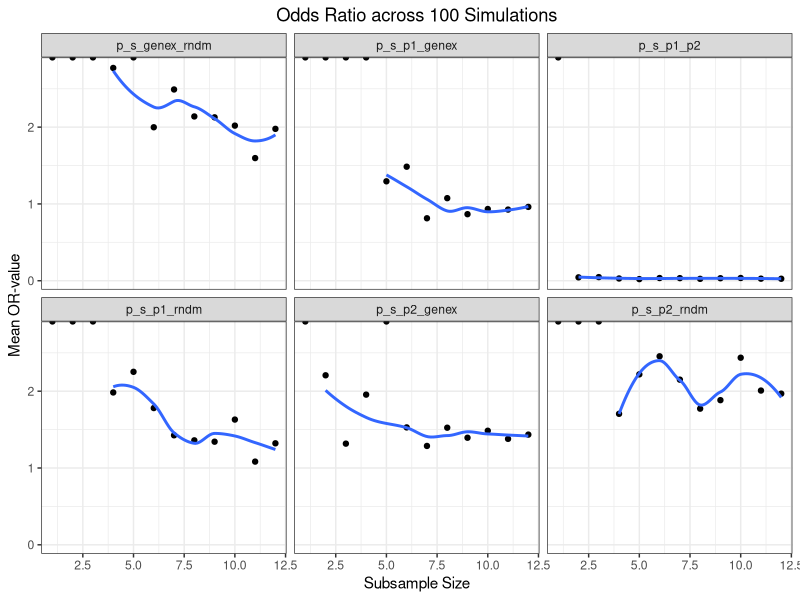
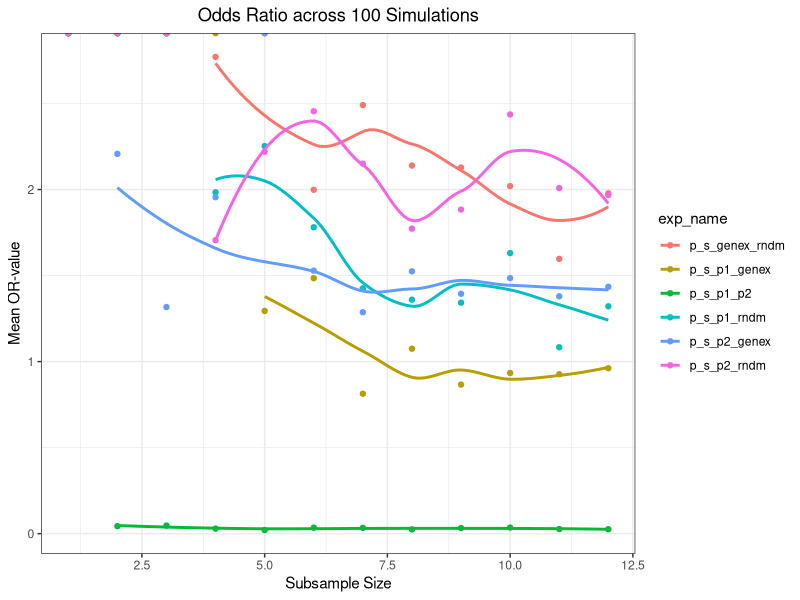
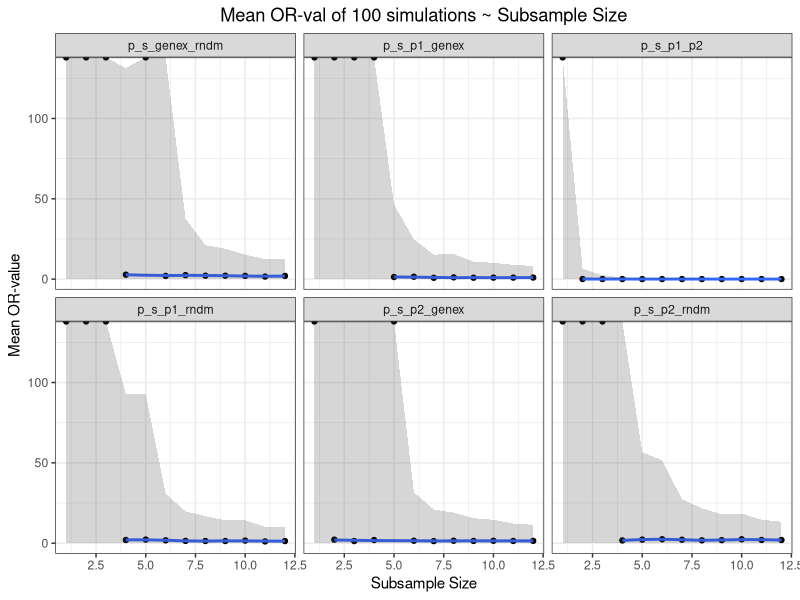
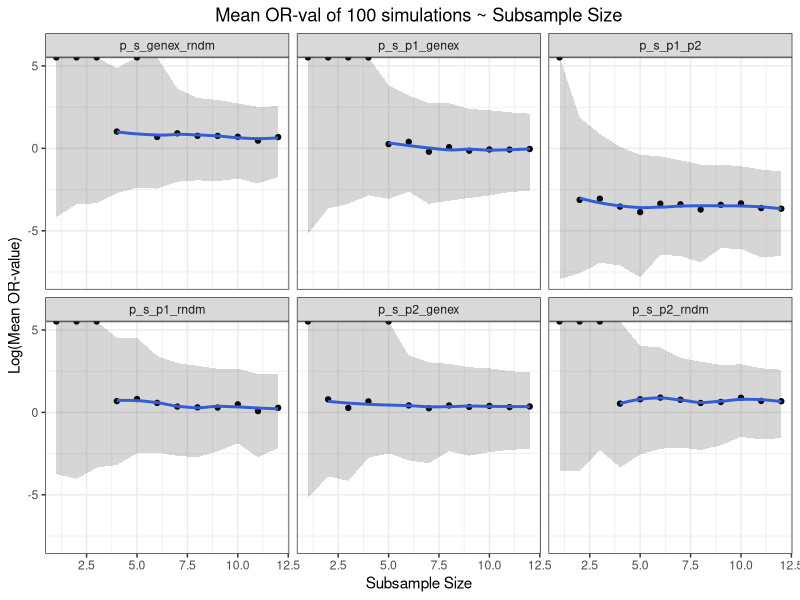
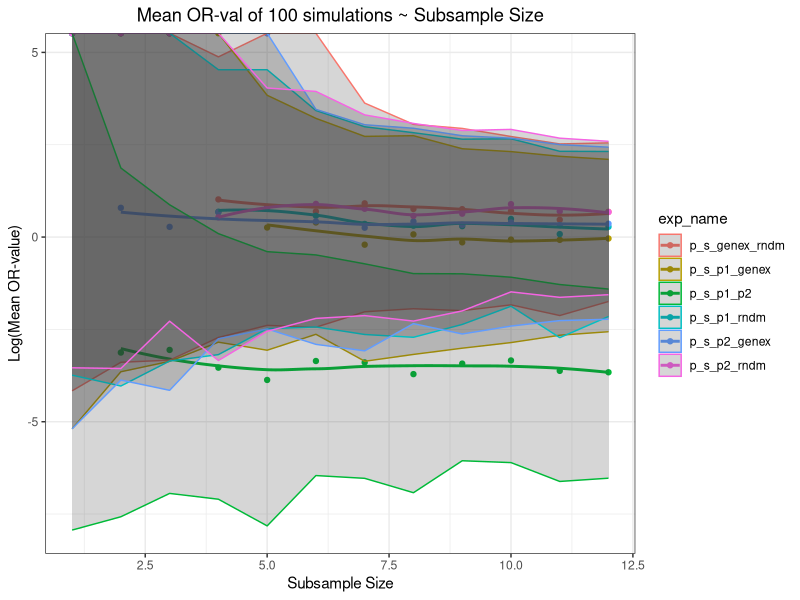
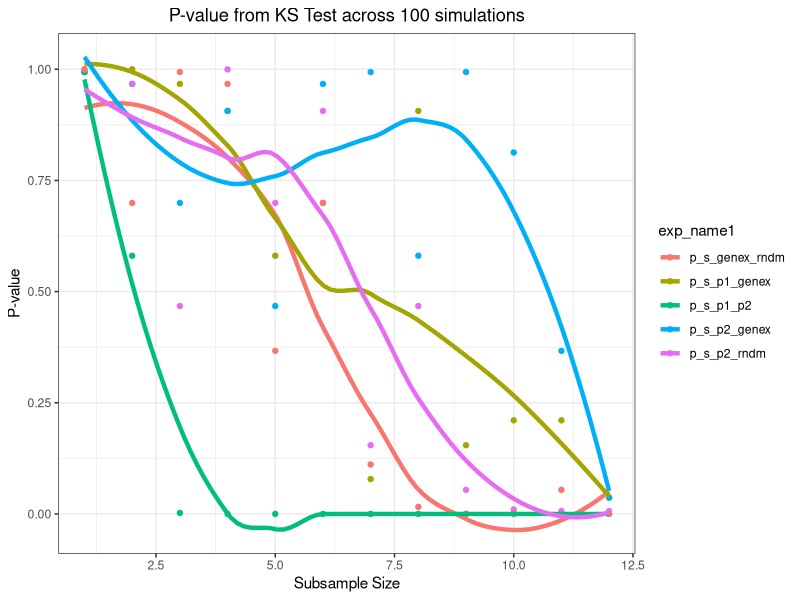
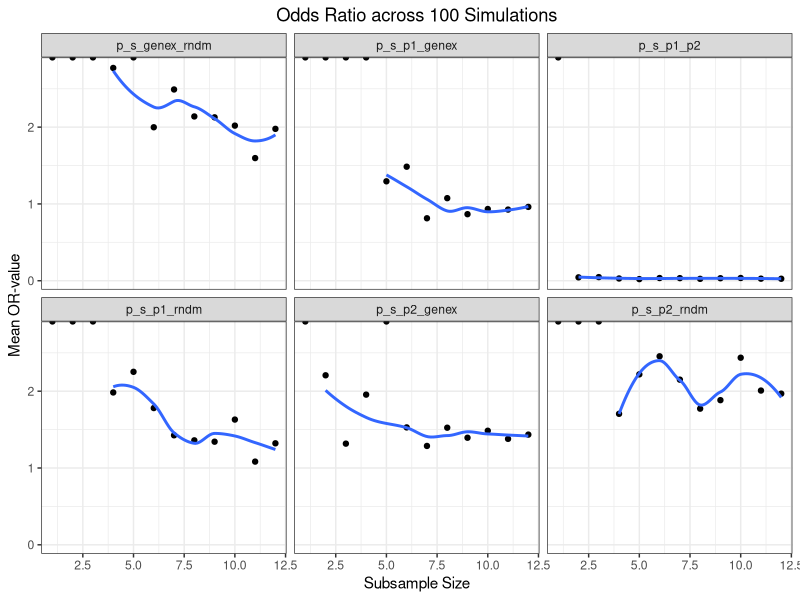

Reproduce these figures in R, in order.
## ---- chunk 1
knitr::opts_chunk$set(echo = TRUE)
###Run function with this: trasformabilitychecker(12,100,'BRAF','NRAS','ATI','N','V600E','Q61L') 
###meds mutual exclusivity ds
### trasformabilitychecker<- function(nsubsamples,nsims,nameposctrl1,nameposctrl2,namegene,mtn,nameposctrl1mt,nameposctrl2mt){
## ---- chunk 2
require(ggplot2) #is it ok to use this line at the start of the script?
require(dplyr)
# library(ggplot2,lib.loc="~/Ati") #this wasn't working so I'm jjust using library(ggplot2)
library(ggplot2)
library(dplyr)
# ##################################Inputs#############################################################################
  nsubsamples=12 # maybe this can be removed because.
  nsims<-100 #
  #Positive control 1
  nameposctrl1<-'BRAF'
  #Positive control 1
  nameposctrl2<-'NRAS'
  #Oncogene in Question
  namegene<-'ATI'
  #Mutation Boolean (Y or N)
  mtn<-'N'
  #Name Mutation for Positive Ctrl 1
  nameposctrl1mt<-'V600E'
  #Name of Mutation for Positive Ctrl 2
  nameposctrl2mt<-'Q61L'
## ---- chunk 3
alldata=read.csv("data/All_Data_V2.csv",sep=",",header=T,stringsAsFactors=F)
## ---- chunk 4
alldata=read.csv("data/All_Data_V2.csv",sep=",",header=T,stringsAsFactors=F)

#Sorting by whether user wants to search by specific mutations or the general format overall
if(mtn=='N') {
  Positive_Ctrl1=as.numeric(!grepl("NaN",do.call("$",list(alldata,nameposctrl1)),ignore.case = TRUE))
  Positive_Ctrl2=as.numeric(!grepl("NaN",do.call("$",list(alldata,nameposctrl2)),ignore.case = TRUE))
} else {
  Positive_Ctrl1=as.numeric(grepl(nameposctrl1mt,do.call("$",list(alldata,nameposctrl1)),ignore.case = TRUE))
  Positive_Ctrl2=as.numeric(grepl(nameposctrl2mt,do.call("$",list(alldata,nameposctrl2)),ignore.case = TRUE))
}
genex=as.numeric(!grepl(paste(c("NaN","0"), collapse = "|"),do.call("$",list(alldata,namegene)))) #Searching for 'NaN' or '0' in desired gene. A positive hit returns 0 and vise versa.

alldata_comp=cbind(alldata[,c(1,2)],Positive_Ctrl1,Positive_Ctrl2,genex) #Data frame with all the data compiled. I add in random array to this later

genex_replication_prop=sum(genex)/length(genex) #Calculating Replication Proportion

#Creating Random Array (Negative Control)
rndmarray=rbinom(length(Positive_Ctrl1),1,genex_replication_prop) #change alldata            #Decided to just call random array in the for-loop
alldata_comp=cbind(alldata_comp,rndmarray) #Adding in random array to compiled gene data

all_genex     =alldata_comp[alldata_comp$genex!=0,] #These will be used later for sampling
all_not_genex =alldata_comp[alldata_comp$genex==0,]
all_pc1       =alldata_comp[alldata_comp$Positive_Ctrl1!=0,]
all_not_pc1   =alldata_comp[alldata_comp$Positive_Ctrl1==0,]
all_pc2       =alldata_comp[alldata_comp$Positive_Ctrl2!=0,]
all_not_pc2   =alldata_comp[alldata_comp$Positive_Ctrl2==0,]
all_rndm      =alldata_comp[alldata_comp$rndmarray!=0,]
all_not_rndm  =alldata_comp[alldata_comp$rndmarray==0,]

#max subsample size is whichever integer is the minimum of: number of genex in sample vs. number of NOTgenex or PC1 or PC2 in sample*genexreplication proportion. For example we had 165 PC1s, therefore 340-175=165 PC1s in our data. Since we want to sample 7.35% positive hits and 92.65% negative hits, a sample containing too many positive hits can impose an upper bound on our subsampling size.
maxsubsamplesize=min(c(genex_replication_prop*length(alldata_comp$Positive_Ctrl1),floor((length(alldata_comp$Positive_Ctrl1)-sum(alldata_comp$Positive_Ctrl1))*genex_replication_prop),floor((length(alldata_comp$Positive_Ctrl1)-sum(alldata_comp$Positive_Ctrl2))*genex_replication_prop),floor((length(alldata_comp$Positive_Ctrl1)-sum(alldata_comp$genex))*genex_replication_prop)))
## ---- chunk 5

#Part in the code where exceeding the max limit, i.e. 25, returns an error
if(nsubsamples>maxsubsamplesize){
  stop("Desired Subsample Size Exceeds Maxium Subsample Size")
}
#Returns error if max value > 1. Will this ever be a problem?
if(max(alldata_comp$Positive_Ctrl1|alldata_comp$Positive_Ctrl2|alldata_comp$genex)>1){
  stop("Data Contains Integers >1. Please use either logicals or characters")
}
## ---- chunk 6
contab_maker<- function(gene1,gene2,arrayname) {
  gene1_gene2_nn=nrow(arrayname[gene1==0 & gene2==0,]) #N N
  gene1_gene2_ny=nrow(arrayname[gene1==0 & gene2!=0,]) #N Y
  gene1_gene2_yn=nrow(arrayname[gene1!=0 & gene2==0,]) #Y N
  gene1_gene2_yy=nrow(arrayname[gene1!=0 & gene2!=0,]) #Y Y
  
  con_tab_gene1_gene2=rbind(c(gene1_gene2_nn,gene1_gene2_ny),c(gene1_gene2_yn,gene1_gene2_yy))
  con_tab_gene1_gene2
}

#Contingency Tables:
con_tab_pctrl1_genex=contab_maker(alldata_comp$Positive_Ctrl1,alldata_comp$genex,alldata_comp)
con_tab_pctrl2_genex=contab_maker(alldata_comp$Positive_Ctrl2,alldata_comp$genex,alldata_comp)
con_tab_pctrl1_pctrl2=contab_maker(alldata_comp$Positive_Ctrl1,alldata_comp$Positive_Ctrl2,alldata_comp)
con_tab_pctrl1_rndmarray=contab_maker(alldata_comp$Positive_Ctrl1,alldata_comp$rndmarray,alldata_comp)
con_tab_pctrl2_rndmarray=contab_maker(alldata_comp$Positive_Ctrl2,alldata_comp$rndmarray,alldata_comp)

#Fisher's Exact Test
p_p1_genex=fisher.test(con_tab_pctrl1_genex)
p_p2_genex=fisher.test(con_tab_pctrl2_genex)
p_p1_p2=fisher.test(con_tab_pctrl1_pctrl2)
p_p1_rndm=fisher.test(con_tab_pctrl1_rndmarray)
p_p2_rndm=fisher.test(con_tab_pctrl2_rndmarray)
## ---- chunk 7
# There are three Loops here. These loop through sumsample size, simulation Number, and experiment number.
# Experiment number: There are 6 experiments. This is because  there are 6 possible combinations to combinations of fisher's test for 4 samples (4C2=6)

#Need to modify so that nsubsamples can be a range (like 10:100) rather than a number (like 100)
nexperiments=6 #to make nexperiments a variable, alldatasamplepvals will need to be defined differently
simresults<-matrix(nrow=nsims*nsubsamples*nexperiments,ncol=9)

ct=1


for (subsamplenumber in 1:nsubsamples){
  simresults[c(ct:((ct+(nsims*nexperiments))-1)),2]=subsamplenumber #Subsample Number: This updates the next n rows with the subsample number that the loop is on. n is calculated by number of experiments * number of simulations
  subsamplenumbernegativehits=round(subsamplenumber/(genex_replication_prop))-subsamplenumber #This determines the number of non-hits for the sample 
  for (simnumber in 1:nsims){
      alldata_comp$rndmarray=rbinom(length(Positive_Ctrl1),1,genex_replication_prop) #Creates random array. Note: we're updating random array at each simulation within each subsample size.
    
      simresults[c(ct:((ct+nexperiments)-1)),3]=simnumber #Simulation Number. This updates the next 6 rows with the simulation number that the loop is on.
        
      sample_genex     =all_genex[sample(length(all_genex$genex),subsamplenumber,replace=F,prob=NULL),]
      sample_not_genex =all_not_genex[sample(length(all_not_genex$genex),subsamplenumbernegativehits,replace=F,prob=NULL),]
      sample_pc1       =all_pc1[sample(length(all_pc1$Positive_Ctrl1),subsamplenumber,replace=F,prob=NULL),]
      sample_not_pc1   =all_not_pc1[sample(length(all_not_pc1$Positive_Ctrl1),subsamplenumbernegativehits,replace=F,prob=NULL),]
      sample_pc2       =all_pc2[sample(length(all_pc2$Positive_Ctrl2),subsamplenumber,replace=F,prob=NULL),]
      sample_not_pc2   =all_not_pc2[sample(length(all_not_pc2$Positive_Ctrl2),subsamplenumbernegativehits,replace=F,prob=NULL),]
      sample_rndm      =all_rndm[sample(length(all_rndm$rndmarray),subsamplenumber,replace=F,prob=NULL),]
      sample_not_rndm  =all_not_rndm[sample(length(all_not_rndm$rndmarray),subsamplenumbernegativehits,replace=F,prob=NULL),]
      
      #Combining n (subsample number) hits and m (subsamplenegativenumber) non-hits
      sample_genex_comb =rbind(sample_genex,sample_not_genex) #Dunno if this is the right way to do it
      sample_pc1_comb   =rbind(sample_pc1,sample_not_pc1)
      sample_pc2_comb   =rbind(sample_pc2,sample_not_pc2)
      sample_rndm_comb  =rbind(sample_rndm,sample_not_rndm)
      
      alldata_comp_sample<-as.data.frame(cbind(sample_pc1_comb,sample_pc2_comb,sample_genex_comb,sample_rndm_comb))  #Creating array with samples so that contab_maker can use them
      
      #contingency tables
      con_tab_sample_pctrl1_genex=contab_maker(sample_pc1_comb$Positive_Ctrl1,sample_pc1_comb$genex,sample_pc1_comb) #Double check to see if this is the right way to do it
      con_tab_sample_pctrl2_genex=contab_maker(sample_pc2_comb$Positive_Ctrl2,sample_pc2_comb$genex,sample_pc2_comb)
      con_tab_sample_pctrl1_pctrl2=contab_maker(sample_pc1_comb$Positive_Ctrl1,sample_pc1_comb$Positive_Ctrl2,sample_pc1_comb) #note how sampling pc1 vs pc2 and then finding pc2 vs pc1 has drastically different p-values. Add code that looks at which of the samples has a smaller size and then chooses to sample for 7% of that first
      con_tab_sample_pctrl1_pctrl2=contab_maker(sample_pc2_comb$Positive_Ctrl2,sample_pc2_comb$Positive_Ctrl1,sample_pc2_comb)
      con_tab_sample_pctrl1_rndmarray=contab_maker(sample_pc1_comb$Positive_Ctrl1,sample_pc1_comb$rndmarray,sample_pc1_comb)
      con_tab_sample_pctrl2_rndmarray=contab_maker(sample_pc2_comb$Positive_Ctrl2,sample_pc2_comb$rndmarray,sample_pc2_comb)
      con_tab_sample_genex_rndmarray=contab_maker(sample_genex_comb$genex,sample_genex_comb$rndmarray,sample_genex_comb)
      
      #Fishers exact test
      p_s_p1_genex=fisher.test(con_tab_sample_pctrl1_genex,conf.int = 50) #p_s_ stands p-value, sample. Can name these better in the future
      p_s_p2_genex=fisher.test(con_tab_sample_pctrl2_genex,conf.int = 50) #Could check if pc1_genex and genex_pc1 give the same p-value just to verify our test
      p_s_p1_p2=fisher.test(con_tab_sample_pctrl1_pctrl2,conf.int = 50)
      p_s_p1_rndm=fisher.test(con_tab_sample_pctrl1_rndmarray,conf.int = 50)
      p_s_p2_rndm=fisher.test(con_tab_sample_pctrl2_rndmarray,conf.int = 50)
      p_s_genex_rndm=fisher.test(con_tab_sample_genex_rndmarray,conf.int = 50)
    
      #Creating df that has all the simulation data so far. This will be used by the simresults df later.
      alldatasamplepvals<-as.data.frame(cbind(p_s_p1_genex$p.value,p_s_p2_genex$p.value,p_s_p1_p2$p.value,p_s_p1_rndm$p.value,p_s_p2_rndm$p.value,p_s_genex_rndm$p.value))
      colnames(alldatasamplepvals)=c("p_s_p1_genex","p_s_p2_genex","p_s_p1_p2","p_s_p1_rndm","p_s_p2_rndm","p_s_genex_rndm")
      alldatasampleORvals<-as.data.frame(cbind(p_s_p1_genex$estimate,p_s_p2_genex$estimate,p_s_p1_p2$estimate,p_s_p1_rndm$estimate,p_s_p2_rndm$estimate,p_s_genex_rndm$estimate))
      colnames(alldatasampleORvals)=c("p_s_p1_genex","p_s_p2_genex","p_s_p1_p2","p_s_p1_rndm","p_s_p2_rndm","p_s_genex_rndm")
      alldatasampleCIub<-as.data.frame(cbind(p_s_p1_genex$conf.int[2],p_s_p2_genex$conf.int[2],p_s_p1_p2$conf.int[2],p_s_p1_rndm$conf.int[2],p_s_p2_rndm$conf.int[2],p_s_genex_rndm$conf.int[2]))
      colnames(alldatasampleCIub)=c("p_s_p1_genex","p_s_p2_genex","p_s_p1_p2","p_s_p1_rndm","p_s_p2_rndm","p_s_genex_rndm")
      alldatasampleCIlb<-as.data.frame(cbind(p_s_p1_genex$conf.int[1],p_s_p2_genex$conf.int[1],p_s_p1_p2$conf.int[1],p_s_p1_rndm$conf.int[1],p_s_p2_rndm$conf.int[1],p_s_genex_rndm$conf.int[1]))
      colnames(alldatasampleCIlb)=c("p_s_p1_genex","p_s_p2_genex","p_s_p1_p2","p_s_p1_rndm","p_s_p2_rndm","p_s_genex_rndm")
    
    for (expnumber in 1:nexperiments) {
      simresults[ct,1]=ct #Total Count
      simresults[ct,4]=expnumber #Experiment Number
      simresults[ct,5]=colnames(alldatasamplepvals[expnumber]) #Experiment Name
      simresults[ct,6]=alldatasamplepvals[1,expnumber] #Experiment P-value. Trying to convert it into numerics
      simresults[ct,7]=as.numeric(alldatasampleORvals[1,expnumber]) #Experiment OR-value
      simresults[ct,8]=as.numeric(alldatasampleCIub[1,expnumber]) #Experiment 95% Upper Confidence Interval. Can be changed to other CI
      simresults[ct,9]=as.numeric(alldatasampleCIlb[1,expnumber]) #Experiment 95% Lower Confidence Interval. Can be changed to other CI
      
      ct=ct+1
    }
  }
}
## ---- chunk 8
colnames(simresults)=c("totCt","subsample_size","sim_num","exp_num","exp_name","p_val","OR_val","CIub","CIlb")
simresults=as.data.frame(simresults, stringsAsFactors = F, )
simresults=transform(simresults,p_val=as.character(p_val))
simresults=transform(simresults,p_val=as.numeric(p_val))

simresults=transform(simresults,exp_num=as.character(exp_num))
simresults=transform(simresults,exp_num=as.numeric(exp_num))

simresults=transform(simresults,sim_num=as.character(sim_num))
simresults=transform(simresults,sim_num=as.numeric(sim_num))

simresults=transform(simresults,subsample_size=as.character(subsample_size))
simresults=transform(simresults,subsample_size=as.numeric(subsample_size))

simresults=transform(simresults,OR_val=as.character(OR_val))
simresults=transform(simresults,OR_val=as.numeric(OR_val))

simresults=transform(simresults,CIub=as.character(CIub)) #upper bound
simresults=transform(simresults,CIub=as.numeric(CIub))

simresults=transform(simresults,CIlb=as.character(CIlb)) #lower bound
simresults=transform(simresults,CIlb=as.numeric(CIlb))

#Using ggplot
##Plotting P-values
datapoints=simresults %>% 
  group_by(subsample_size,exp_name) %>%
  summarise(avg_p_val=mean(p_val))
#6 Different plots divided by Facet Wrap. Add error bars to all of these
pvalplot<-ggplot(datapoints,aes(x=subsample_size,y=avg_p_val))+geom_point()+geom_smooth(se=FALSE,aes(size=.01))+facet_wrap(~exp_name)+ggtitle("P-value across 100 simulations")+xlab("Subsample Size")+ylab("Mean p-value")+theme_bw()+theme(plot.title = element_text(hjust=.5))
#One Plot with all the scatters
pvalplot2<-ggplot(datapoints,aes(x=subsample_size,y=avg_p_val,color=exp_name))+geom_point()+geom_smooth(se=FALSE,size=1.5)+ggtitle("P-value across 100 simulations")+xlab("Subsample Size")+ylab("Mean p-value")+theme_bw()+theme(plot.title = element_text(hjust=.5))

#P values vs Sim Number at subsample size of 10 
datapointssims=simresults %>% 
  filter(subsample_size==10) %>%
  group_by(sim_num,exp_name) %>%
  summarise(avg_p_val=mean(p_val))
pvalplot3<-ggplot(datapointssims,aes(x=sim_num,y=avg_p_val))+geom_point()+geom_smooth()+facet_wrap(~exp_name)+ggtitle("P value across Simulations. Subsample Size = 10")+xlab("Simulation Number")+ylab("P-value")+theme_bw()+theme(plot.title = element_text(hjust=.5))

#P values vs Sim Number at subsample size of 3 
datapointssims=simresults %>% 
  filter(subsample_size==3) %>%
  group_by(sim_num,exp_name) %>%
  summarise(avg_p_val=mean(p_val))
pvalplot4<-ggplot(datapointssims,aes(x=sim_num,y=avg_p_val))+geom_point()+geom_smooth()+facet_wrap(~exp_name)+ggtitle("p-val of 100 simulations @ Subsample Size 10")+xlab("Simulation Number")+ylab("P-value")+theme_bw()+theme(plot.title = element_text(hjust=.5))

#####Plotting OR Values
datapointsOR=simresults %>%
  group_by(subsample_size,exp_name) %>%
  summarise(avg_OR=mean(OR_val),avg_CIub=mean(CIub),avg_CIlb=mean(CIlb))

orvalplot1<-ggplot(datapointsOR,aes(x=subsample_size,y=avg_OR))+geom_point()+geom_smooth(se=FALSE)+facet_wrap(~exp_name)+ggtitle("Odds Ratio across 100 Simulations")+xlab("Subsample Size")+ylab("Mean OR-value")+theme_bw()+theme(plot.title = element_text(hjust=.5))
ggsave("ORvalplot3a.pdf")
orvalplot2a<-ggplot(datapointsOR,aes(x=subsample_size,y=avg_OR,color=exp_name))+geom_point()+geom_smooth(se=FALSE)+ggtitle("Odds Ratio across 100 Simulations")+xlab("Subsample Size")+ylab("Mean OR-value")+theme_bw()+theme(plot.title = element_text(hjust=.5))
#OR Vals with CIs, non log transformed combined
orvalplot2b<-ggplot(datapointsOR,aes(x=subsample_size,y=avg_OR,color=exp_name))+geom_point()+geom_smooth(se=FALSE)+geom_ribbon(aes(ymin=avg_CIub,ymax=avg_CIlb),alpha=.2)+ggtitle("Mean OR-val of 100 simulations ~ Subsample Size")+xlab("Subsample Size")+ylab("Mean OR-value")+theme_bw()+theme(plot.title = element_text(hjust=.5))
#OR Vals with CIs, nonlog transformed, uncomined
orvalplot3a<-ggplot(datapointsOR,aes(x=subsample_size,y=avg_OR))+geom_point()+geom_smooth(se=FALSE)+geom_ribbon(aes(ymin=avg_CIub,ymax=avg_CIlb),alpha=.2)+facet_wrap(~exp_name)+ggtitle("Mean OR-val of 100 simulations ~ Subsample Size")+xlab("Subsample Size")+ylab("Mean OR-value")+theme_bw()+theme(plot.title = element_text(hjust=.5))
#log transformed, with CIs
orvalplot3b<-ggplot(datapointsOR,aes(x=subsample_size,y=log(avg_OR)))+geom_point()+geom_smooth(se=FALSE)+geom_ribbon(aes(ymin=log(avg_CIub),ymax=log(avg_CIlb)),alpha=.2)+facet_wrap(~exp_name)+ggtitle("Mean OR-val of 100 simulations ~ Subsample Size")+xlab("Subsample Size")+ylab("Log(Mean OR-value)")+theme_bw()+theme(plot.title = element_text(hjust=.5))
orvalplot4<-ggplot(datapointsOR,aes(x=subsample_size,y=log(avg_OR),color=exp_name))+geom_point()+geom_smooth(se=FALSE)+geom_ribbon(aes(ymin=log(avg_CIub),ymax=log(avg_CIlb)),alpha=.2)+ggtitle("Mean OR-val of 100 simulations ~ Subsample Size")+xlab("Subsample Size")+ylab("Log(Mean OR-value)")+theme_bw()+theme(plot.title = element_text(hjust=.5))

########################Kolmogorov Smirnov Probability Distribution Test########################
#Making KS Test DF
ct=1
expcombinations=(factorial(nexperiments)/(factorial(2)*factorial(nexperiments-2)))
exppermutations=(factorial(nexperiments)/(factorial(nexperiments-2)))
ksresults<-matrix(nrow=nsubsamples*exppermutations,ncol=8)
for (subsamplenumber in 1:nsubsamples){
datapointsks=simresults %>%
  filter(subsample_size==subsamplenumber) %>%
  group_by(exp_num,sim_num)
  ksresults[c(ct:((ct+exppermutations)-1)),2]=subsamplenumber
  for (expnumber in 1:nexperiments){
    for (secondexpnumber in 1:nexperiments){
      if(secondexpnumber!=expnumber){ #To Avoid comparing Exp1 to Exp1 etc
    kstestresults=ks.test(datapointsks$OR_val[datapointsks$exp_num==expnumber],datapointsks$OR_val[datapointsks$exp_num==secondexpnumber])
      ksresults[ct,1]=ct #Total Count
      ksresults[ct,3]=expnumber #Experiment Number
      ksresults[ct,4]=datapointsks$exp_name[expnumber] #Experiment Name
      ksresults[ct,5]=secondexpnumber #Experiment Number
      ksresults[ct,6]=datapointsks$exp_name[secondexpnumber] #Experiment Name
      ksresults[ct,7]=kstestresults$p.value #Experiment P-value. Trying to convert it into numerics
      ksresults[ct,8]=kstestresults$statistic #Experiment OR-value
      ct=ct+1
      }
    }
  }
}
#Managing Ksresults dataframe
colnames(ksresults)=c("totCt","subsample_size","exp_num1","exp_name1","exp_num2","exp_name2","p_val","d_val")
ksresults=as.data.frame(ksresults, stringsAsFactors = F, )
ksresults=transform(ksresults,subample_size=as.character(subsample_size),exp_num1=as.character(exp_num1),exp_num2=as.character(exp_num2),p_val=as.character(p_val),d_val=as.character(d_val))
ksresults=transform(ksresults,subsample_size=as.numeric(subsample_size),exp_num1=as.numeric(exp_num1),exp_num2=as.numeric(exp_num2),p_val=as.numeric(p_val),d_val=as.numeric(d_val))

#Data Sorting
datapoints_ks_pval=ksresults %>%
  filter(exp_num2==4)
#Plotting  
  ksvalplot<-ggplot(datapoints_ks_pval,aes(x=subsample_size,p_val,color=exp_name1))+geom_point()+geom_smooth(se=FALSE,size=1.5)+ggtitle("P-value from KS Test across 100 simulations")+xlab("Subsample Size")+ylab("P-value")+theme_bw()+theme(plot.title = element_text(hjust=.5))

## ---- chunk 9
orvalplot1
## ---- chunk 10
orvalplot2a
## ---- chunk 11
orvalplot3a
## ---- chunk 12
orvalplot3b
## ---- chunk 13
orvalplot4
## ---- chunk 14
ksvalplot
